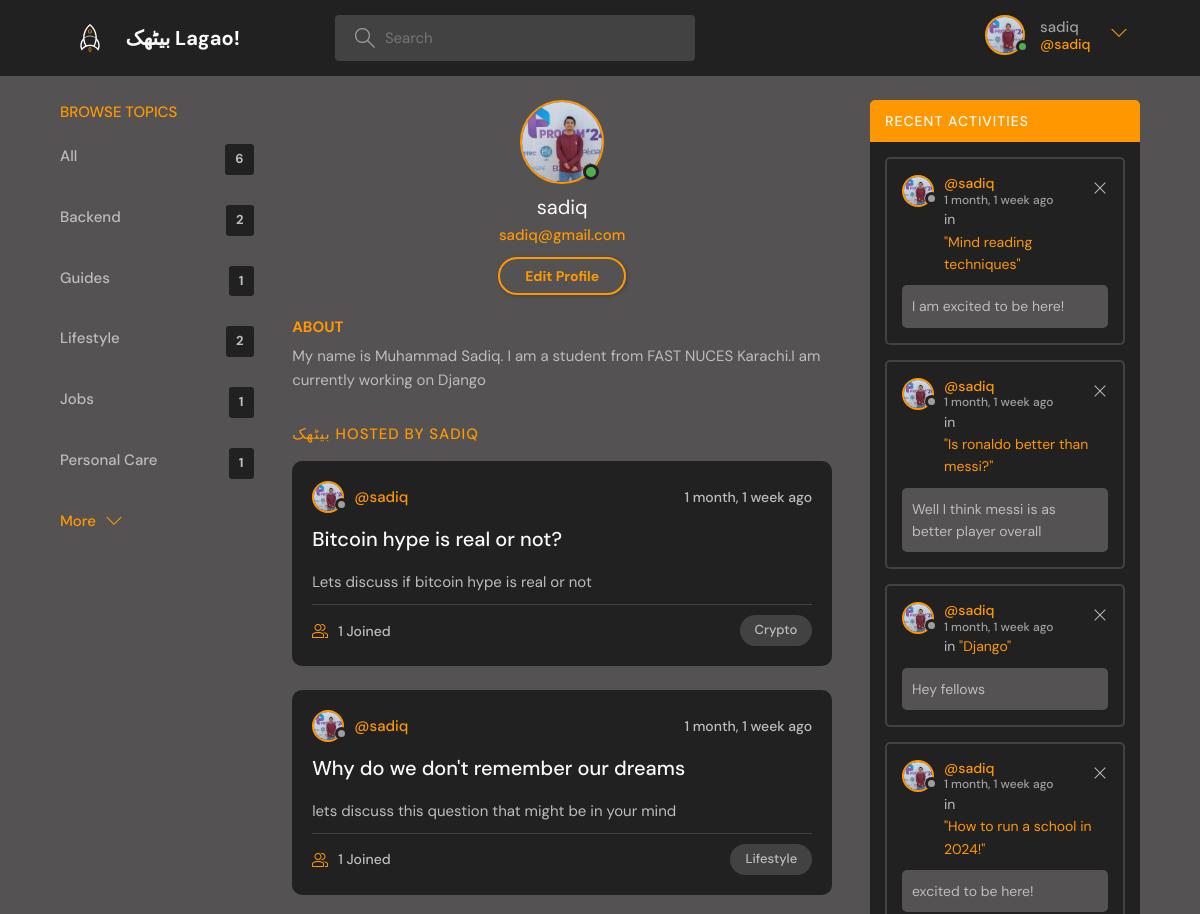
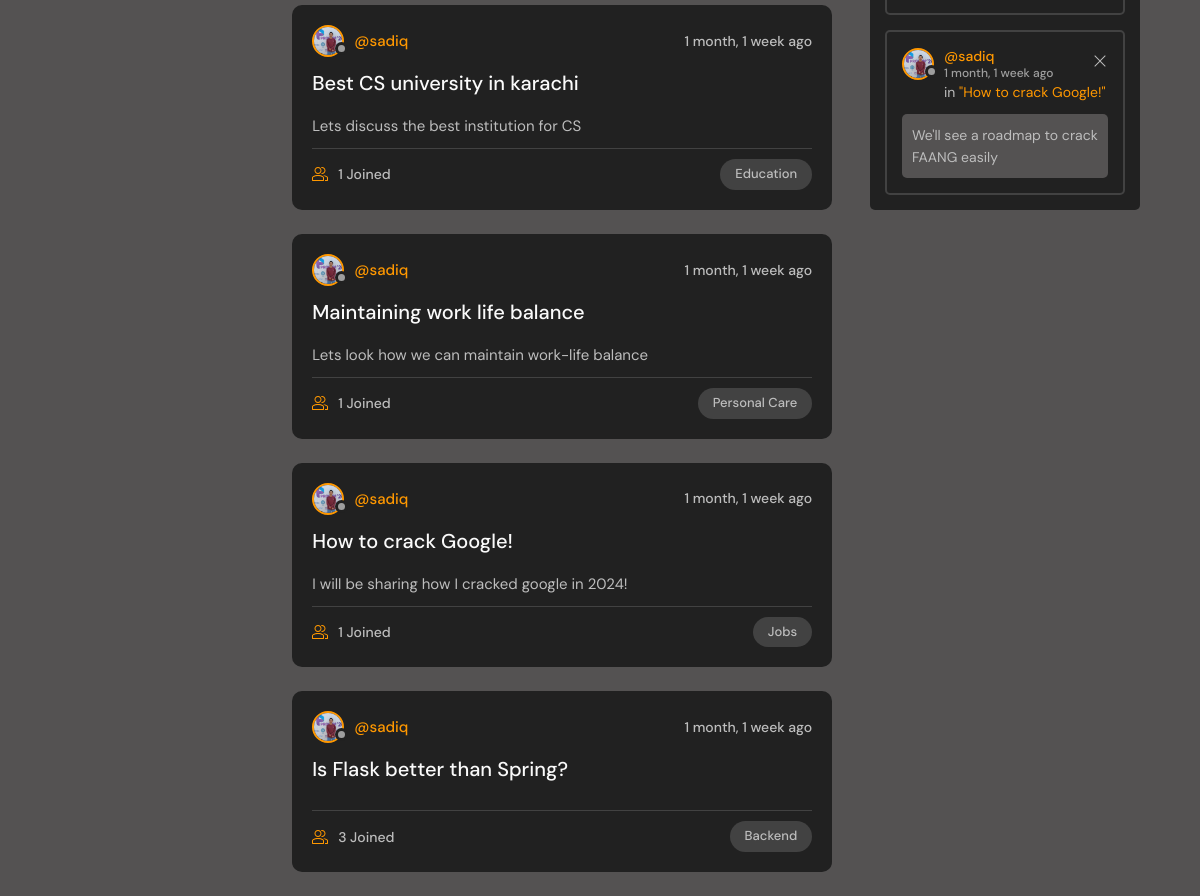
/user-profile/1 (signed in), run on the app's committed database (2 pictures, top to bottom).
### main/models.py (models this page shows)
class User(AbstractUser):
    name = models.CharField(max_length=100 , null=True)
    email = models.EmailField(null=True , unique=True)
    bio = models.TextField(null=True)
    avatar = models.ImageField(null=True , default="avatar.svg")
    USERNAME_FIELD = 'email'
    REQUIRED_FIELDS = []

class Topic(models.Model):
    name = models.TextField(max_length = 100)
    def __str__(self) -> str:
        return self.name

class Room(models.Model):
    host = models.ForeignKey(User , on_delete = models.CASCADE, null = True)
    topic = models.ForeignKey(Topic , on_delete = models.SET_NULL , null = True)
    name = models.CharField(max_length = 50,null = True , blank = True)
    description = models.TextField(max_length = 150,null = True , blank = True)
    members = models.ManyToManyField(User , related_name= "members" , blank=True)
    created_at = models.DateTimeField(auto_now_add = True)
    updated_at = models.DateTimeField(auto_now = True)
    class Meta:
        ordering = ['-updated_at', '-created_at']
    def __str__(self) -> str:
        return self.name

class Message(models.Model):
    sender = models.ForeignKey(User , on_delete = models.CASCADE)
    room = models.ForeignKey(Room , on_delete = models.CASCADE)
    matter = models.TextField()
    created_at = models.DateTimeField(auto_now_add = True)
    updated_at = models.DateTimeField(auto_now = True)
    class meta:
        ordering = ['-updated' , '-created']
    def __str__(self) -> str:
        return self.matter[0 : 50] #only 50 characeters

### main/views.py (the view)
# urls.py: path('user-profile/<int:pk>',views.user_profile , name = "user-profile"),
@login_required(login_url = 'login-page')
def user_profile(request,pk):
    user = User.objects.get(id=pk)
    rooms = user.room_set.all()
    topics = Topic.objects.all()
    recent_messages = user.message_set.all().order_by('-updated_at')[:5]
    return render(request,'main/user_profile.html' , context={'user' : user , 'rooms' : rooms , 'topics' : topics , 'recent_messages' : recent_messages})

### main/templates/main/user_profile.html
{% include 'common.html' %}
{% block content %}
  <main class="profile-page layout layout--3">
    <div class="container">
      {% include 'main/topics_component.html' %}
      <div class="roomList">
        <div class="profile">
          <div class="profile__avatar">
            <div class="avatar avatar--large active">
              <img src="{{user.avatar.url}}" />
            </div>
          </div>
          <div class="profile__info">
            <h3>{{user.username}}</h3>
            <p>{{user}}</p>
            {% if request.user.username == user.username %}
            <a href="{% url 'update-user' %}" class="btn btn--main btn--pill">Edit Profile</a>
            {% endif %}
          </div>
          <div class="profile__about">
            <h3>About</h3>
            <p>
              {{user.bio}}
            </p>
          </div>
        </div>
        <div class="roomList__header">
          <div>
            <h2> بیٹھک Hosted by {{user.username}}</a>
            </h2>
          </div>
        </div>
        {% include 'main/feed_component.html' %}
      </div>
        <div class="activities">
          <div class="activities__header">
            {% include 'main/activity_component.html' %}
        </div>
    </div>
  </main>
{% endblock content %}

### templates/common.html (shortened to what this page needs)
<!DOCTYPE html>
{% load static %}
<html lang="en">
  <head>
    <link rel="stylesheet" href="{% static 'styles/style.css' %}" />
  </head>
  <body>
    {% include 'navbar.html' %}
  </body>
</html>

### templates/navbar.html (shortened to what this page needs)
{% load static %}
<header class="header header--loggedIn">
    <div class="container">
      <a href="{% url 'home' %}" class="header__logo">
        <img src="{% static 'images/logo.svg' %}" />
        <h1> بیٹھک Lagao!</h1>
      </a>
      <form class="header__search" method="GET" action="{% url 'home' %}">
        <label>
          <input type = "text" name = "name" placeholder="Search" />
        </label>
      </form>
      <nav class="header__menu">
        {% if request.user.is_authenticated %}
        <div class="header__user">
          <a href="{% url 'user-profile' request.user.id %}">
            <div class="avatar avatar--medium active">
              <img src="{{request.user.avatar.url}}" />
            </div>
            <p>{{request.user.username}} <span>@{{request.user.username}}</span></p>
          </a>
          <button class="dropdown-button">
            <svg version="1.1" xmlns="http://www.w3.org/2000/svg" width="32" height="32" viewBox="0 0 32 32">
              <title>chevron-down</title>
              <path d="M16 21l-13-13h-3l16 16 16-16h-3l-13 13z"></path>
            </svg>
          </button>
        </div>
          {% else %}
        <a href="{% url 'login-page' %}">
          <img src="{% static 'images/avatar.svg' %}" />
          <p>Login</p>
        </a>
        {% endif %}
      </nav>
    </div>
  </header>

### main/templates/main/topics_component.html
<div class="topics">
    <div class="topics__header">
      <h2>Browse Topics</h2>
    </div>
    <ul class="topics__list">
      <li>
            <a href="{% url 'home' %}">All <span>{{rooms.count}}</span></a>
      </li>
      {% for topic in topics|slice:"0:5" %}
    <li>
    <a href="{% url 'home' %}?name={{i}}">{{topic}}<span>{{topic.room_set.all.count}}</span></a>
    </li>
      {% endfor %}
    </ul>
    <a class="btn btn--link" href="{% url 'topics' %}">
      More
      <svg version="1.1" xmlns="http://www.w3.org/2000/svg" width="32" height="32" viewBox="0 0 32 32">
        <title>chevron-down</title>
        <path d="M16 21l-13-13h-3l16 16 16-16h-3l-13 13z"></path>
      </svg>
    </a>
  </div>

### main/templates/main/feed_component.html (shortened to what this page needs)
{% for i in rooms %}
<div class="roomListRoom">
    <div class="roomListRoom__header">
      <a href="{% url 'user-profile' i.host.id %}" class="roomListRoom__author">
        <div class="avatar avatar--small">
          <img src="{{i.host.avatar.url}}" />
        </div>
        <span>@{{i.host.username}}</span>
      </a>
      <div class="roomListRoom__actions">
        <span>{{i.created_at | timesince}} ago</span>
      </div>
    </div>
    <div class="roomListRoom__content">
      <a href="/room/{{i.id}}/">{{i.name}}</a>
      <p>
         {{i.description}}
      </p>
    </div>
    <div class="roomListRoom__meta">
      <a href="/room/{{i.id}}/" class="roomListRoom__joined">
        {{i.members.count}} Joined
      </a>
      <p class="roomListRoom__topic">{{i.topic}}</p>
    </div>
  </div>
  {% endfor %}

### main/templates/main/activity_component.html
<h2>Recent Activities</h2>
</div>
{% for message in recent_messages %}
<div class="activities__box">
  <div class="activities__boxHeader roomListRoom__header">
    <a href="{% url 'user-profile' message.sender.id %}" class="roomListRoom__author">
      <div class="avatar avatar--small">
        <img src="{{message.sender.avatar.url}}" />
      </div>
      <p>
        @{{message.sender.username}}
        <span>{{message.updated_at | timesince}} ago</span>
      </p>
    </a>
    {% if request.user == message.sender %}
    <div class="roomListRoom__actions">
      <a href="{% url 'delete-message' message.id %}">
        <svg version="1.1" xmlns="http://www.w3.org/2000/svg" width="32" height="32" viewBox="0 0 32 32">
          <title>remove</title>
          <path
            d="M27.314 6.019l-1.333-1.333-9.98 9.981-9.981-9.981-1.333 1.333 9.981 9.981-9.981 9.98 1.333 1.333 9.981-9.98 9.98 9.98 1.333-1.333-9.98-9.98 9.98-9.981z"
          ></path>
        </svg>
      </a>
    </div>
    {% endif %}
</div>
  <div class="activities__boxContent">
    <p>in <a href="{% url 'room' message.room.id %}">"{{message.room}}"</a></p>
    <div class="activities__boxRoomContent">
      {{message}}
    </div>
  </div>
</div>
{% endfor %}

### data on the page
User: user.avatar (picture), user.username "sadiq", count "6", avatar (picture), username "sadiq", email "sadiq@gmail.com", bio "My name is Muhammad Sadiq. I am a student from FAST NUCES Karachi.I am currently working on Django", username "SADIQ"
Topic: name "Backend", room_set.all.count "2"
Topic: name "Guides", room_set.all.count "1"
Topic: name "Lifestyle", room_set.all.count "2"
Topic: name "Jobs", room_set.all.count "1"
Topic: name "Personal Care", room_set.all.count "1"
Room: host.avatar (picture), host.username "sadiq", created_at "1 month, 1 week", name "Bitcoin hype is real or not?", description "Lets discuss if bitcoin hype is real or not", members.count "1", topic "Crypto"
Room: host.avatar (picture), host.username "sadiq", created_at "1 month, 1 week", name "Why do we don't remember our dreams", description "lets discuss this question that might be in your mind", members.count "1", topic "Lifestyle"
Room: host.avatar (picture), host.username "sadiq", created_at "1 month, 1 week", name "Best CS university in karachi", description "Lets discuss the best institution for CS", members.count "1", topic "Education"
Room: host.avatar (picture), host.username "sadiq", created_at "1 month, 1 week", name "Maintaining work life balance", description "Lets look how we can maintain work-life balance", members.count "1", topic "Personal Care"
Room: host.avatar (picture), host.username "sadiq", created_at "1 month, 1 week", name "How to crack Google!", description "I will be sharing how I cracked google in 2024!", members.count "1", topic "Jobs"
Room: host.avatar (picture), host.username "sadiq", created_at "1 month, 1 week", name "Is Flask better than Spring?", members.count "3", topic "Backend"
Message: sender.avatar (picture), sender.username "sadiq", updated_at "1 month, 1 week", room "Mind reading techniques", matter "I am excited to be here!"
Message: sender.avatar (picture), sender.username "sadiq", updated_at "1 month, 1 week", room "Is ronaldo better than messi?", matter "Well I think messi is as better player overall"
Message: sender.avatar (picture), sender.username "sadiq", updated_at "1 month, 1 week", room "Django", matter "Hey fellows"
Message: sender.avatar (picture), sender.username "sadiq", updated_at "1 month, 1 week", room "How to run a school in 2024!", matter "excited to be here!"
Message: sender.avatar (picture), sender.username "sadiq", updated_at "1 month, 1 week", room "How to crack Google!", matter "We'll see a roadmap to crack FAANG easily"
